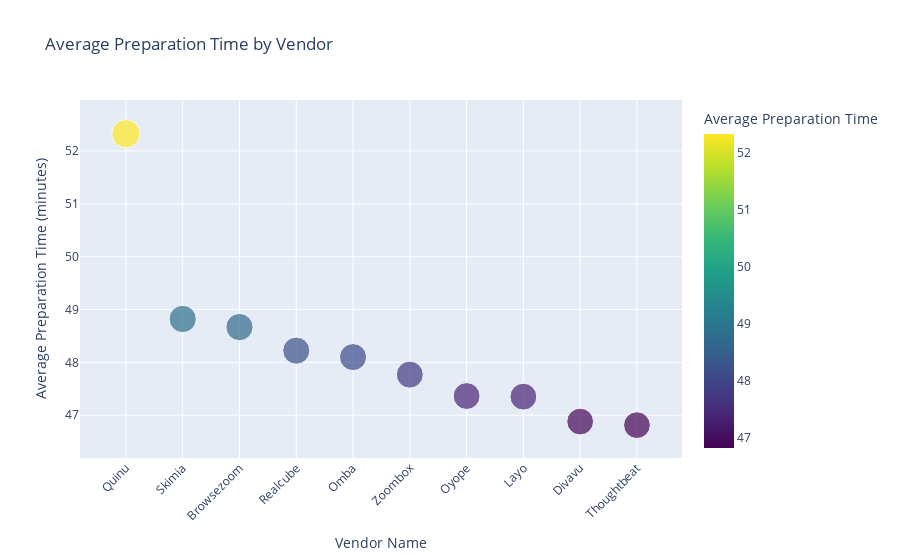

Notebook code for this chart:
### Code cell
# Create a scatter plot
fig = px.scatter(df, x='vname', y='avg_preparation_time', 
                 title='Average Preparation Time by Vendor',
                 labels={'vname': 'Vendor Name', 'avg_preparation_time': 'Average Preparation Time'},
                 size='avg_preparation_time', color='avg_preparation_time',
                 color_continuous_scale='Viridis')

# Update the layout for better readability
fig.update_layout(xaxis_title='Vendor Name',
                  yaxis_title='Average Preparation Time (minutes)',
                  xaxis_tickangle=-45)  # Rotate x-axis labels for better readability

# Show plot
fig.show()

### Figure 1 — Plotly figure (JSON) as saved in the notebook; plotly's stock layout.template omitted (floating-point values rounded to 4 significant figures)
{"data": [{"hovertemplate": "Vendor Name=%{x}<br>Average Preparation Time=%{marker.color}<extra></extra>", "legendgroup": "", "marker": {"color": [52.33, 48.82, 48.67, 48.22, 48.1, 47.77, 47.36, 47.35, 46.88, 46.81], "coloraxis": "coloraxis", "size": [52.33, 48.82, 48.67, 48.22, 48.1, 47.77, 47.36, 47.35, 46.88, 46.81], "sizemode": "area", "sizeref": 0.1308, "symbol": "circle"}, "mode": "markers", "name": "", "orientation": "v", "showlegend": false, "type": "scatter", "x": ["Quinu", "Skimia", "Browsezoom", "Realcube", "Omba", "Zoombox", "Oyope", "Layo", "Divavu", "Thoughtbeat"], "xaxis": "x", "y": [52.33, 48.82, 48.67, 48.22, 48.1, 47.77, 47.36, 47.35, 46.88, 46.81], "yaxis": "y"}], "layout": {"coloraxis": {"colorbar": {"title": {"text": "Average Preparation Time"}}, "colorscale": [[0, "#440154"], [0.1111, "#482878"], [0.2222, "#3e4989"], [0.3333, "#31688e"], [0.4444, "#26828e"], [0.5556, "#1f9e89"], [0.6667, "#35b779"], [0.7778, "#6ece58"], [0.8889, "#b5de2b"], [1, "#fde725"]]}, "legend": {"itemsizing": "constant", "tracegroupgap": 0}, "title": {"text": "Average Preparation Time by Vendor"}, "xaxis": {"anchor": "y", "domain": [0, 1], "tickangle": -45, "title": {"text": "Vendor Name"}}, "yaxis": {"anchor": "x", "domain": [0, 1], "title": {"text": "Average Preparation Time (minutes)"}}}}
